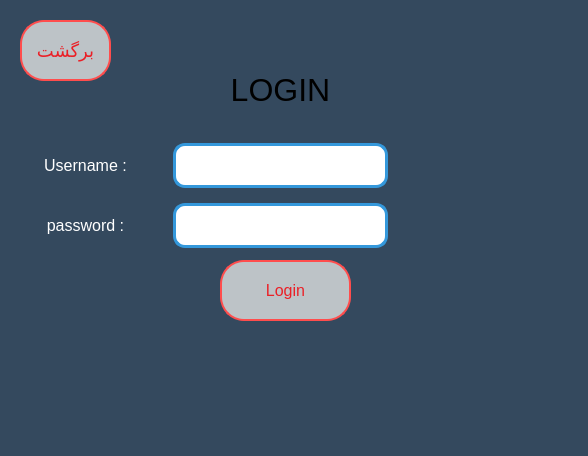
<?xml version="1.0" encoding="UTF-8"?>
<ui version="4.0">
 <class>login</class>
 <widget class="QWidget" name="login">
  <property name="geometry">
   <rect>
    <x>0</x>
    <y>0</y>
    <width>588</width>
    <height>456</height>
   </rect>
  </property>
  <property name="windowTitle">
   <string>صفحه لاگین</string>
  </property>
  <property name="styleSheet">
   <string notr="true">background: #34495e;</string>
  </property>
  <widget class="QLabel" name="lbl_pass">
   <property name="geometry">
    <rect>
     <x>20</x>
     <y>210</y>
     <width>131</width>
     <height>31</height>
    </rect>
   </property>
   <property name="styleSheet">
    <string notr="true"/>
   </property>
   <property name="text">
    <string>&lt;html&gt;&lt;head/&gt;&lt;body&gt;&lt;p align=&quot;center&quot;&gt;&lt;span style=&quot; font-size:12pt; color:#ffffff;&quot;&gt;password :&lt;/span&gt;&lt;/p&gt;&lt;/body&gt;&lt;/html&gt;</string>
   </property>
  </widget>
  <widget class="QLineEdit" name="user">
   <property name="geometry">
    <rect>
     <x>170</x>
     <y>140</y>
     <width>221</width>
     <height>51</height>
    </rect>
   </property>
   <property name="mouseTracking">
    <bool>true</bool>
   </property>
   <property name="focusPolicy">
    <enum>Qt::WheelFocus</enum>
   </property>
   <property name="contextMenuPolicy">
    <enum>Qt::DefaultContextMenu</enum>
   </property>
   <property name="acceptDrops">
    <bool>false</bool>
   </property>
   <property name="toolTip">
    <string/>
   </property>
   <property name="statusTip">
    <string/>
   </property>
   <property name="whatsThis">
    <string/>
   </property>
   <property name="layoutDirection">
    <enum>Qt::RightToLeft</enum>
   </property>
   <property name="styleSheet">
    <string notr="true">
	margin: 3px 3px;	
	border: 0;
	background: none;
	display: block;
	text-align: center;
	border: 2.5px solid #3498db;	
	outline: none;
	color: black;
	font-size:15px;
	border-radius: 12px;</string>
   </property>
   <property name="inputMask">
    <string comment="username"/>
   </property>
  </widget>
  <widget class="QLabel" name="lbl_Condition">
   <property name="geometry">
    <rect>
     <x>160</x>
     <y>330</y>
     <width>231</width>
     <height>41</height>
    </rect>
   </property>
   <property name="styleSheet">
    <string notr="true">color:#e74c3c; font-size:15px;</string>
   </property>
   <property name="frameShape">
    <enum>QFrame::NoFrame</enum>
   </property>
   <property name="text">
    <string>&lt;html&gt;&lt;head/&gt;&lt;body&gt;&lt;p align=&quot;center&quot;&gt;&lt;br/&gt;&lt;/p&gt;&lt;/body&gt;&lt;/html&gt;</string>
   </property>
  </widget>
  <widget class="QLineEdit" name="pass">
   <property name="geometry">
    <rect>
     <x>170</x>
     <y>200</y>
     <width>221</width>
     <height>51</height>
    </rect>
   </property>
   <property name="focusPolicy">
    <enum>Qt::WheelFocus</enum>
   </property>
   <property name="layoutDirection">
    <enum>Qt::RightToLeft</enum>
   </property>
   <property name="styleSheet">
    <string notr="true">
	margin: 3px 3px;	
	border: 0;
	background: none;
	display: block;
	text-align: center;
	border: 2.5px solid #3498db;	
	outline: none;
	color: white;
	border-radius: 12px;
color:balck;
    input type=&quot;password&quot;</string>
   </property>
   <property name="echoMode">
    <enum>QLineEdit::Password</enum>
   </property>
  </widget>
  <widget class="QLabel" name="label">
   <property name="geometry">
    <rect>
     <x>210</x>
     <y>60</y>
     <width>141</width>
     <height>61</height>
    </rect>
   </property>
   <property name="styleSheet">
    <string notr="true"/>
   </property>
   <property name="text">
    <string>&lt;html&gt;&lt;head/&gt;&lt;body&gt;&lt;p align=&quot;center&quot;&gt;&lt;span style=&quot; font-size:24pt;&quot;&gt;LOGIN&lt;/span&gt;&lt;/p&gt;&lt;/body&gt;&lt;/html&gt;</string>
   </property>
  </widget>
  <widget class="QPushButton" name="back_menu_login">
   <property name="geometry">
    <rect>
     <x>20</x>
     <y>20</y>
     <width>91</width>
     <height>61</height>
    </rect>
   </property>
   <property name="cursor">
    <cursorShape>PointingHandCursor</cursorShape>
   </property>
   <property name="autoFillBackground">
    <bool>false</bool>
   </property>
   <property name="styleSheet">
    <string notr="true">border-radius: 24px;

	color:#EA2027; background-color:#bdc3c7; border: 2px solid #ff4d4d;  font-size:18px;</string>
   </property>
   <property name="text">
    <string>برگشت</string>
   </property>
  </widget>
  <widget class="QLabel" name="lbl_user">
   <property name="geometry">
    <rect>
     <x>20</x>
     <y>150</y>
     <width>131</width>
     <height>31</height>
    </rect>
   </property>
   <property name="styleSheet">
    <string notr="true"/>
   </property>
   <property name="text">
    <string>&lt;html&gt;&lt;head/&gt;&lt;body&gt;&lt;p align=&quot;center&quot;&gt;&lt;span style=&quot; font-size:12pt; color:#ffffff;&quot;&gt;Username :&lt;/span&gt;&lt;/p&gt;&lt;/body&gt;&lt;/html&gt;</string>
   </property>
  </widget>
  <widget class="QPushButton" name="login_page_customer">
   <property name="geometry">
    <rect>
     <x>220</x>
     <y>260</y>
     <width>131</width>
     <height>61</height>
    </rect>
   </property>
   <property name="font">
    <font>
     <pointsize>12</pointsize>
    </font>
   </property>
   <property name="cursor">
    <cursorShape>PointingHandCursor</cursorShape>
   </property>
   <property name="mouseTracking">
    <bool>true</bool>
   </property>
   <property name="styleSheet">
    <string notr="true">border-radius: 24px;

	color:#EA2027; background-color:#bdc3c7; border: 2px solid #ff4d4d; </string>
   </property>
   <property name="text">
    <string>Login</string>
   </property>
  </widget>
 </widget>
 <resources/>
 <connections/>
</ui>
